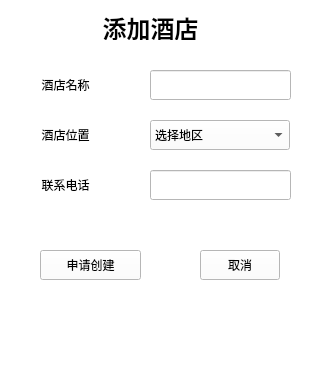
<?xml version="1.0" encoding="UTF-8"?>
<ui version="4.0">
 <class>addhotel</class>
 <widget class="QMainWindow" name="addhotel">
  <property name="geometry">
   <rect>
    <x>0</x>
    <y>0</y>
    <width>330</width>
    <height>370</height>
   </rect>
  </property>
  <property name="minimumSize">
   <size>
    <width>330</width>
    <height>370</height>
   </size>
  </property>
  <property name="maximumSize">
   <size>
    <width>330</width>
    <height>370</height>
   </size>
  </property>
  <property name="windowTitle">
   <string>蛋壳行记</string>
  </property>
  <property name="styleSheet">
   <string notr="true">background-color: rgb(255, 255, 255);
font: 14pt &quot;等线&quot;;
color: rgb(0, 0, 0);</string>
  </property>
  <widget class="QWidget" name="centralwidget">
   <widget class="QPushButton" name="bOK">
    <property name="geometry">
     <rect>
      <x>40</x>
      <y>250</y>
      <width>101</width>
      <height>30</height>
     </rect>
    </property>
    <property name="text">
     <string>申请创建</string>
    </property>
   </widget>
   <widget class="QPushButton" name="bCancel">
    <property name="geometry">
     <rect>
      <x>200</x>
      <y>250</y>
      <width>80</width>
      <height>30</height>
     </rect>
    </property>
    <property name="text">
     <string>取消</string>
    </property>
   </widget>
   <widget class="QComboBox" name="cLoc">
    <property name="geometry">
     <rect>
      <x>150</x>
      <y>120</y>
      <width>140</width>
      <height>30</height>
     </rect>
    </property>
    <item>
     <property name="text">
      <string>选择地区</string>
     </property>
    </item>
    <item>
     <property name="text">
      <string>海淀区</string>
     </property>
    </item>
    <item>
     <property name="text">
      <string>朝阳区</string>
     </property>
    </item>
    <item>
     <property name="text">
      <string>丰台区</string>
     </property>
    </item>
    <item>
     <property name="text">
      <string>东城区</string>
     </property>
    </item>
    <item>
     <property name="text">
      <string>西城区</string>
     </property>
    </item>
   </widget>
   <widget class="QLineEdit" name="lHName">
    <property name="geometry">
     <rect>
      <x>150</x>
      <y>70</y>
      <width>141</width>
      <height>30</height>
     </rect>
    </property>
   </widget>
   <widget class="QLineEdit" name="lTel">
    <property name="geometry">
     <rect>
      <x>150</x>
      <y>170</y>
      <width>141</width>
      <height>30</height>
     </rect>
    </property>
   </widget>
   <widget class="QLabel" name="label">
    <property name="geometry">
     <rect>
      <x>70</x>
      <y>10</y>
      <width>161</width>
      <height>30</height>
     </rect>
    </property>
    <property name="styleSheet">
     <string notr="true">font: 14pt &quot;等线&quot;;</string>
    </property>
    <property name="text">
     <string>&lt;html&gt;&lt;head/&gt;&lt;body&gt;&lt;p align=&quot;center&quot;&gt;&lt;span style=&quot; font-size:18pt; font-weight:600;&quot;&gt;添加酒店&lt;/span&gt;&lt;/p&gt;&lt;/body&gt;&lt;/html&gt;</string>
    </property>
   </widget>
   <widget class="QLabel" name="label_2">
    <property name="geometry">
     <rect>
      <x>10</x>
      <y>70</y>
      <width>111</width>
      <height>30</height>
     </rect>
    </property>
    <property name="text">
     <string>&lt;html&gt;&lt;head/&gt;&lt;body&gt;&lt;p align=&quot;center&quot;&gt;酒店名称&lt;/p&gt;&lt;/body&gt;&lt;/html&gt;</string>
    </property>
   </widget>
   <widget class="QLabel" name="label_3">
    <property name="geometry">
     <rect>
      <x>10</x>
      <y>120</y>
      <width>111</width>
      <height>30</height>
     </rect>
    </property>
    <property name="text">
     <string>&lt;html&gt;&lt;head/&gt;&lt;body&gt;&lt;p align=&quot;center&quot;&gt;酒店位置&lt;/p&gt;&lt;/body&gt;&lt;/html&gt;</string>
    </property>
   </widget>
   <widget class="QLabel" name="label_4">
    <property name="geometry">
     <rect>
      <x>10</x>
      <y>170</y>
      <width>111</width>
      <height>30</height>
     </rect>
    </property>
    <property name="text">
     <string>&lt;html&gt;&lt;head/&gt;&lt;body&gt;&lt;p align=&quot;center&quot;&gt;联系电话&lt;/p&gt;&lt;/body&gt;&lt;/html&gt;</string>
    </property>
   </widget>
   <zorder>bOK</zorder>
   <zorder>bCancel</zorder>
   <zorder>cLoc</zorder>
   <zorder>lTel</zorder>
   <zorder>label</zorder>
   <zorder>label_2</zorder>
   <zorder>label_3</zorder>
   <zorder>label_4</zorder>
   <zorder>lHName</zorder>
  </widget>
  <widget class="QMenuBar" name="menubar">
   <property name="geometry">
    <rect>
     <x>0</x>
     <y>0</y>
     <width>330</width>
     <height>30</height>
    </rect>
   </property>
  </widget>
  <widget class="QStatusBar" name="statusbar"/>
 </widget>
 <resources/>
 <connections/>
</ui>
